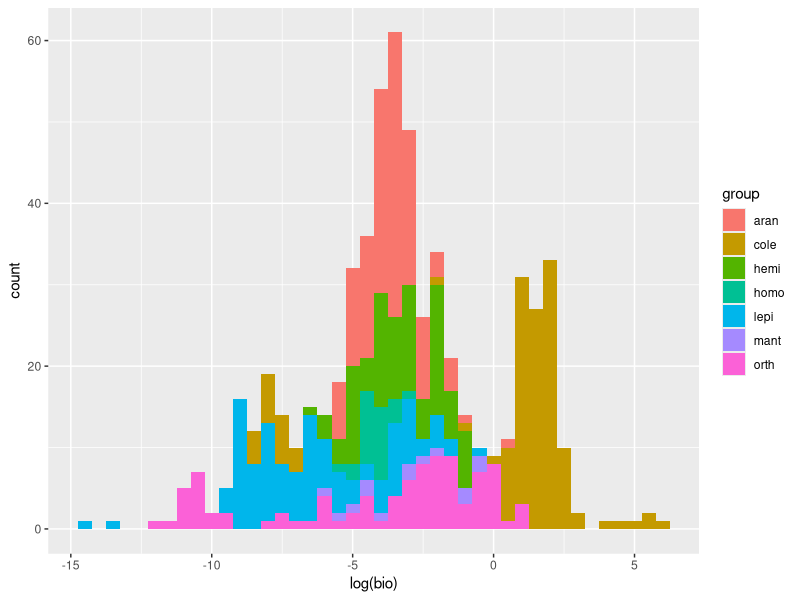

Write the R code that produced this figure. (Note: this script raises an error after producing the figure.)
# Insects analysis
# source("C:\\Users\\Piotr Szefer\\Desktop\\Work\\garden experiment\\code\\Data_Processing_Script_v2.R")
# setwd("C:\\Users\\Piotr Szefer\\Desktop\\Work\\garden experiment\\datasets\\wng_insects")
# insects <- read.table("csv_wng_arthropods.csv", sep=",", header=T, skip=2)
# insects$group <- substr(insects$Morphotype,1,4)

# 1. Load datasets ----
insects <- read.table("datasets/wng_arthro_clean.txt")
# rsize is in cm
sizes   <- read.table("datasets/wng_measurements.txt", header=T)
treats  <- read.table("datasets/treats_clean.txt")
plants  <- read.table("datasets/wng_main_bio.txt")
# plots   <- read.table("datasets/plot_data.txt") # diversity etc

colnames(sizes) <- c("morphotype", "no", "size", "scale", "scl", "notes",  
                     "group", "nscl", "rsize")
plants$SP_CODE <- tolower(plants$SP_CODE)

head(sizes)
head(insects)
head(plants)

# Size dataset, each morphotype's average size
size <- tapply(sizes$r, sizes$morphotype, mean)
mft <- names(size)
group <- substr(names(size),1,4)
size_dat <- data.frame(morph = mft,
                       size = as.numeric(size),
                       group = group)

# Models used to estimate biomass
# Ganihar 1997
# Araneae: power;b0=-3.2105 (0.1075);b1=2.4681(0.0756)
# Orthoptera: power;b0=-3.5338(0.2668);b1=2.4619(0.1002)
# Hemiptera: power;b0=-3.8893(0.3387);b1=2.7642(0.3113)
# Homoptera: power;b0=-3.1984(0.1174);b1=2.3487(0.0779)
# Coleoptera: power;b0=-3.2689(0.0659);b1=2.4625(0.0415)

# Wardhough 
# (power model ln(weight) = ln(a) + b * length )
# weight <- exp(a) * size^b
# Mantodea:    a=-6.34(0.72);b=3.01(0.27)
# Araneae:     a=-2.13(0.15);b=2.23(0.11)
# Orthoptera:  a=-3.17(0.19);b=2.61(0.09)
# Hemiptera:   a=-3.01(0.17);b=2.59(0.09)
# Homoptera:   a=-3.20(0.12);b=2.35(0.08) (Ganihar 1997)
# Coleoptera:  a=-3.2(0.14); b=2.56(0.08)
# Lepidoptera: a=-5.44(); b=2.55

allo_params <- data.frame(group = unique(sizes$group),
                          a = c(-6.34,-2.13,-3.01,-3.20,-3.2 ,-3.17, -5.44),
                          b = c( 3.01, 2.23, 2.59, 2.35, 2.56, 2.61,  2.55))

# Size of an average individual
size_dat$a <- 0
size_dat$b <- 0
for (grp in unique(allo_params$group)){
  aval <- allo_params[allo_params$group == grp, ]$a
  bval <- allo_params[allo_params$group == grp, ]$b
  size_dat[size_dat$group == grp, ]$a <- aval 
  size_dat[size_dat$group == grp, ]$b <- bval
}

size_dat$bio <- exp(size_dat$a) * size_dat$size^size_dat$b

# size_dat[size_dat$bio > 10,]
# size_dat[size_dat$group == "lepi",]

size_dat[size_dat$morph == "hemi009",]
sizes[sizes$morphotype == "hemi008",]
sizes[sizes$morphotype == "aran002",]
sizes[sizes$morphotype == "orth027",]
size_dat[size_dat$bio == Inf, ]

library(ggplot2)
bio_dist <- ggplot(size_dat, aes(x = log(bio), fill=group))
bio_dist + geom_histogram(binwidth=0.5)

ggplot(df, aes(x=weight)) + 
  geom_histogram(binwidth=1)

# Test the equations for Mantodea
mant <- sizes[sizes$group == "mant", ]
aran <- sizes[sizes$group == "aran", ]
homo <- sizes[sizes$group == "homo", ]
hemi <- sizes[sizes$group == "hemi", ]
cole <- sizes[sizes$group == "cole", ]


aran$morphotype <- as.character(aran$morphotype)
mant$morphotype <- as.character(mant$morphotype)
homo$morphotype <- as.character(homo$morphotype)
hemi$morphotype <- as.character(hemi$morphotype)
cole$morphotype <- as.character(cole$morphotype)

aran_size <- tapply(aran$rsize, aran$morphotype, mean)
mant_size <- tapply(mant$rsize, mant$morphotype, mean)
homo_size <- tapply(homo$rsize, homo$morphotype, mean)
hemi_size <- tapply(hemi$rsize, hemi$morphotype, mean)
cole_size <- tapply(cole$rsize, cole$morphotype, mean)

# T0 estimate the body size use equations on the individuals!
mant_ind <- insects[insects$group == "mant", ]
extra_row <- mant_ind[1,]
extra_row$Plot <- "w1g4p1"
extra_row$Amount <- 0
mant_ind <- rbind(mant_ind, extra_row)
mant_ind[which(mant_ind$Plot == "wg3p6"),]$Plot <- "w1g3p6"
mant_ind$Plot <- as.character(mant_ind$Plot)
mant_ind$bio <- 0
mant_bio <- exp(-6.34)*mant_size^3.01
for (morph in names(mant_bio)){
  mant_ind[mant_ind$Morphotype==morph,]$bio <- mant_bio[which(names(mant_bio) == morph)]
}
# calculate biomass
mant_ind$est_bio <- mant_ind$Amount * mant_ind$bio

# Prepare the dataset with gardens and plots
mant_plot <- tapply(mant_ind$est_bio,mant_ind$Plot,sum, na.rm=TRUE)
mant_gard <- names(mant_plot)
mant_data <- data.frame(code = mant_gard, bio = mant_plot)
mant_data$block <- substr(mant_data$code, 3,4)
mant_data <- cbind(mant_data, WNGtreat[-c(6),c(3,4)])
mant_data[18,]$bio <- 0.01

# Logged values of total biomass
mant_bio <- ggplot(mant_data, aes(x = TREATMENT, y=log(bio), group=block))+
  geom_line(aes(linetype = block), size = 0.5, alpha=0.5)+
  geom_jitter(width = 0.1, size=1.5)
mant_bio



# # weevil addition 125 "destabilized" the community of arachnids the most
# 

# Araneae biomass
aran_ind <- insects[insects$group == "aran", ]
aran_ind$Plot <- as.character(aran_ind$Plot)
aran_ind$bio <- 0
aran_bio <- exp(-2.13)*aran_size^2.23
for (morph in names(aran_bio)){
  aran_ind[aran_ind$Morphotype==morph,]$bio <- aran_bio[which(names(aran_bio) == morph)]
}

# calculate biomass
aran_ind$est_bio <- aran_ind$Amount * aran_ind$bio

# Prepare the dataset with gardens and plots
aran_plot <- tapply(aran_ind$est_bio,aran_ind$Plot,sum, na.rm=TRUE)
aran_gard <- names(aran_plot)
aran_data <- data.frame(code = aran_gard, bio = aran_plot)
aran_data$block <- substr(aran_data$code, 3,4)
aran_data <- cbind(aran_data, WNGtreat[-6,c(3,4)])

# Logged values of total biomass
aran_bio <- ggplot(aran_data, aes(x = TREATMENT, y=log(bio), group=block))+
  geom_line(aes(linetype = block), size = 0.5, alpha=0.5)+
  geom_jitter(width = 0.1, size=1.5)
aran_bio



# weevil addition 125 destabilized the community of arachnids the most

# Investigate the zero values 
# No mantoids in w1g4p1 plot biomass value is 0,replaced with 0.01

predator <- cbind(mant_data, aran_data$bio)
predator$sum <- predator$bio+predator$'aran_data$bio'

pred_bio <- ggplot(predator, aes(x = TREATMENT, y=log(sum), group=block))+
  geom_line(aes(linetype = block), size = 0.5, alpha=0.5)+
  geom_jitter(width = 0.1, size=1.5)
pred_bio


# Herbivores
# Homopterans biomass
homo_ind <- insects[insects$group == "homo", ]
homo_ind$Plot <- as.character(homo_ind$Plot)
homo_ind$bio <- 0
homo_bio <- exp(-3.1984)*homo_size^2.3487 #b0=-3.1984(0.1174);b1=2.3487(0.0779)
for (morph in names(homo_bio)){
  homo_ind[homo_ind$Morphotype==morph,]$bio <- homo_bio[which(names(homo_bio) == morph)]
}

# calculate biomass
homo_ind$est_bio <- homo_ind$Amount * homo_ind$bio

# Prepare the dataset with gardens and plots
homo_plot <- tapply(homo_ind$est_bio,homo_ind$Plot,sum, na.rm=TRUE)
homo_gard <- names(homo_plot)
homo_data <- data.frame(code = homo_gard, bio = homo_plot)
homo_data$block <- substr(homo_data$code, 3,4)
homo_data <- cbind(homo_data, 
                   WNGtreat[rownames(WNGtreat) %in% toupper(gsub("w1","w",
                                                                 homo_data$code)),
                            c(3,4)])

# Logged values of total biomass
homo_bio <- ggplot(homo_data, aes(x = TREATMENT, y=log(bio), group=block))+
  geom_line(aes(linetype = block), size = 0.5, alpha=0.5)+
  geom_jitter(width = 0.1, size=1.5)
homo_bio



# Hemiptera
hemi_ind <- insects[insects$group == "hemi", ]
hemi_ind$Plot <- as.character(hemi_ind$Plot)
hemi_ind$Morphotype <- as.character(hemi_ind$Morphotype)
hemi_ind[hemi_ind$Morphotype == "hemi29",]$Morphotype <- "hemi029" 
hemi_ind$bio <- 0
hemi_bio <- exp(-3.01)*hemi_size^2.59 #-3.01(0.17);b=2.59(0.09)
for (morph in names(hemi_bio)){
  if(dim(hemi_ind[hemi_ind$Morphotype == morph,])[1] != 0){
    hemi_ind[hemi_ind$Morphotype==morph,]$bio <- hemi_bio[which(names(hemi_bio) == morph)]
    print("done")
  }
}

# calculate biomass
hemi_ind$est_bio <- hemi_ind$Amount * hemi_ind$bio

# Prepare the dataset with gardens and plots
hemi_plot <- tapply(hemi_ind$est_bio,hemi_ind$Plot,sum, na.rm=TRUE)
hemi_gard <- names(hemi_plot)
hemi_data <- data.frame(code = hemi_gard, bio = hemi_plot)
hemi_data$block <- substr(hemi_data$code, 3,4)
hemi_data <- cbind(hemi_data, 
                   WNGtreat[rownames(WNGtreat) %in% toupper(gsub("w1","w",
                                                                 hemi_data$code)),
                            c(3,4)])

# Logged values of total biomass
hemi_bio <- ggplot(hemi_data, aes(x = TREATMENT, y=log(bio), group=block))+
  geom_line(aes(linetype = block), size = 0.5, alpha=0.5)+
  geom_jitter(width = 0.1, size=1.5)
hemi_bio

summary(lmer(log(bio)~TREATMENT+(1|block),data=hemi_data))

#################### Coleoptera ##########################################
# Coleoptera
cole_ind <- insects[insects$group == "cole", ]
cole_ind$Plot <- as.character(cole_ind$Plot)
cole_ind$Morphotype <- as.character(cole_ind$Morphotype)
cole_ind$bio <- 0
cole_bio <- exp(-3.2)*cole_size^2.56 #a=-3.2(0.14); b=2.56(0.08)
for (morph in names(cole_bio)){
  if(dim(cole_ind[cole_ind$Morphotype == morph,])[1] != 0){
    cole_ind[cole_ind$Morphotype==morph,]$bio <- cole_bio[which(names(cole_bio) == morph)]
    print("done")
  }
}

# calculate biomass
cole_ind$est_bio <- cole_ind$Amount * cole_ind$bio

# Prepare the dataset with gardens and plots
cole_plot <- tapply(cole_ind$Amount,cole_ind$Plot,sum, na.rm=TRUE)
cole_gard <- names(cole_plot)
cole_data <- data.frame(code = cole_gard, bio = cole_plot)
cole_data$block <- substr(cole_data$code, 3,4)
cole_data <- cbind(cole_data, 
                   WNGtreat[rownames(WNGtreat) %in% toupper(gsub("w1","w",
                                                                 cole_data$code)),
                            c(3,4)])

# Logged values of total biomass
cole_bio <- ggplot(cole_data, aes(x = TREATMENT, y=bio, group=block))+
  geom_line(aes(linetype = block), size = 0.5, alpha=0.5)+
  geom_jitter(width = 0.1, size=1.5)
cole_bio

summary(lmer(log(bio)~TREATMENT+(1|block),data=cole_data))



##########################################################################


# Cumulative (need to oknow which are zeros and which are missing. Seems like only g1p6 is missing)
# g2p6 and g6p6 exist, missing is g1p6 
dim(hemi_data)
dim(homo_data)

hemi_data$code <- as.character(hemi_data$code)
homo_data$code <- as.character(homo_data$code)

herbivores <- vector()
for(row in 1:dim(hemi_data)[1]){
  plot <- hemi_data[row,]$code
  print(plot)
  he <- as.numeric(hemi_data[hemi_data==plot,]$bio)
  ho <- as.numeric(homo_data[homo_data==plot,]$bio)
  print(c(he,ho))
  print(he+ho)
  if(dim(as.matrix(ho))[1] == 0){
    herbivores <- c(herbivores, he)
  }
  herbivores <- c(herbivores, (he+ho))
}

hemi_data$cumulative <- herbivores
herb_bio <- ggplot(hemi_data, aes(x = TREATMENT, y=log(cumulative), group=block))+
  geom_line(aes(linetype = block), size = 0.5, alpha=0.5)+
  geom_jitter(width = 0.1, size=1.5)
herb_bio
summary(lmer(log(cumulative)~TREATMENT+(1|block),data=hemi_data))

par(mfrow=c(1,1))

#windows(800,600)
#pdf("insects.pdf", height = 800,width=800)
require(cowplot)
plot_grid(aran_bio, mant_bio,
          pred_bio, hemi_bio,
          homo_bio,herb_bio,
          labels = c('Arachnids', 'Mantoids',
                     'All predators','Hemipterans',
                     'Homopterans','All herbivores'),las=2)
#dev.off()
predator$bio <- predator$sum
pred_data <- predator[,1:5]
herb_data <- hemi_data
herb_data$bio <- herbivores

herb_ggplot <- rbind(aran_data,mant_data,pred_data,
                     hemi_data[1:5],homo_data,herb_data[1:5])
herb_ggplot$plot <- rep(c("Aranea","Mantoidea",
                          "Predators","Hemiptera",
                          "Homoptera","Herbivores"), 
                        c(dim(aran_data)[1],dim(mant_data)[1],dim(pred_data)[1],
                          dim(hemi_data[1:5])[1],dim(homo_data)[1],dim(herb_data[1:5])[1]))

p <- ggplot(herb_ggplot, aes(x = TREATMENT, y = log(bio), group=block)) + 
  geom_line(aes(linetype = block), size = 0.5, alpha=0.5)+
  geom_jitter(width = 0.1, size=1.5)
p + facet_wrap(~plot, scales="free", drop=TRUE) +
  theme_bw() + 
  theme(axis.text.x=element_text(angle=90, hjust=1))

# Something is not ok in the garden 6 control plot. There are only some
# hemipterans there, not... i dont know... seems unprobable...
#herb_ggplot[herb_ggplot$plot == "Herbivores" & herb_ggplot$TREATMENT == "CONTROL",]
herb_ggplot <- herb_ggplot[!(herb_ggplot$plot == "Herbivores" & herb_ggplot$TREATMENT == "CONTROL"), ]

# Test for herbivores and predators (trophic levels)
Herb <- herb_ggplot[herb_ggplot$plot == "Herbivores",]

herb_plot <- ggplot(Herb, aes(x = TREATMENT, y = log(bio), group=block)) + 
  geom_line(aes(linetype = block), size = 0.5, alpha=0.5)+
  geom_jitter(width = 0.1, size=1.5)
herb_plot

lmer_herb <- lmer(log(bio)~TREATMENT + (1|block), data=Herb)
summary(lmer_herb)

Pred <- herb_ggplot[herb_ggplot$plot == "Predators",]

pred_plot <- ggplot(Pred, aes(x = TREATMENT, y = log(bio), group=block)) + 
  geom_line(aes(linetype = block), size = 0.5, alpha=0.5)+
  geom_jitter(width = 0.1, size=1.5)
pred_plot

lmer_pred <- lmer(log(bio)~TREATMENT + (1|block), data=Pred)
summary(lmer_pred)

kable(summary(lmer(log(bio)~TREATMENT+(1|block),data=aran_data))$coef)
summary(lmer(log(bio)~TREATMENT+(1|block),data=mant_data))
summary(lmer(log(sum)~TREATMENT+(1|block),data=predator))
summary(lmer(log(bio)~TREATMENT+(1|block),data=homo_data))
summary(lmer(log(bio)~TREATMENT+(1|block),data=hemi_data))
summary(lmer(log(cumulative)~TREATMENT+(1|block),data=hemi_data))

plot(lmer(log(bio)~TREATMENT+(1|block),data=mant_data))
plot(lmer(log(sum)~TREATMENT+(1|block),data=predator))
plot(lmer(log(bio)~TREATMENT+(1|block),data=homo_data))
plot(lmer(log(bio)~TREATMENT+(1|block),data=hemi_data))
plot(lmer(log(cumulative)~TREATMENT+(1|block),data=hemi_data))

# Is low herbivore load correlated with descriptors of plants?
bio_data <- fig1data[fig1data$TYPE == "Biomass",]

dim(herb_data)
x <- herb_data$bio

how <- order(bio_data$PLOT_CODE)
bio_data <- bio_data[how,]

dim(bio_data[-6,])
y <- bio_data[-6,]$VALUE

plot(log(herb_data$bio)~bio_data[-6,]$VALUE)
abline(lm(log(herb_data$bio)~bio_data[-6,]$VALUE))
summary(lm(log(herb_data$bio)~bio_data[-6,]$VALUE))

multi <- data.frame("herb" = log(herb_data$bio),
                    "bio" = bio_data[-6,]$VALUE)
multi$treat <- herb_data$TREATMENT
multi$gard <- herb_data$block

multi_reg <- ggplot(multi, aes(x =bio, y = herb, col=treat))
multi_reg + geom_point() + geom_smooth(aes(x = bio,y = herb, col=treat), 
                               method=lm, se=F)
glm_herb <- glm(herb~bio*treat, data=multi)
summary(glm_herb)
